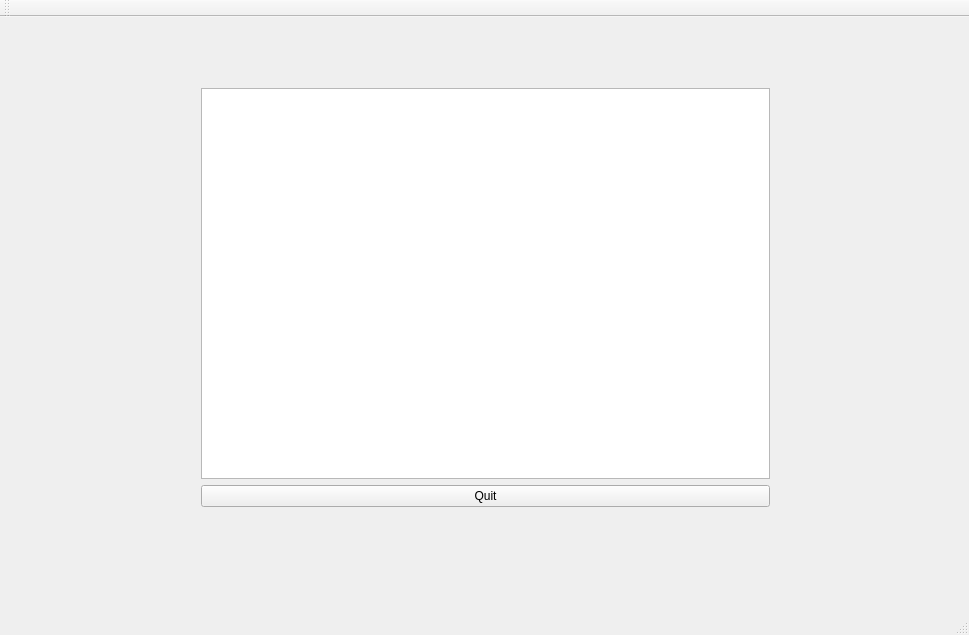
<?xml version="1.0" encoding="UTF-8"?>
<ui version="4.0">
 <class>MainWindow</class>
 <widget class="QMainWindow" name="MainWindow">
  <property name="geometry">
   <rect>
    <x>0</x>
    <y>0</y>
    <width>969</width>
    <height>635</height>
   </rect>
  </property>
  <property name="windowTitle">
   <string>MainWindow</string>
  </property>
  <widget class="QWidget" name="centralWidget">
   <widget class="QWidget" name="layoutWidget">
    <property name="geometry">
     <rect>
      <x>190</x>
      <y>60</y>
      <width>591</width>
      <height>441</height>
     </rect>
    </property>
    <layout class="QVBoxLayout" name="verticalLayout">
     <item>
      <widget class="QTextEdit" name="textEdit"/>
     </item>
     <item>
      <widget class="QPushButton" name="pushButton">
       <property name="cursor">
        <cursorShape>OpenHandCursor</cursorShape>
       </property>
       <property name="text">
        <string>Quit</string>
       </property>
      </widget>
     </item>
    </layout>
   </widget>
  </widget>
  <widget class="QMenuBar" name="menuBar">
   <property name="geometry">
    <rect>
     <x>0</x>
     <y>0</y>
     <width>969</width>
     <height>21</height>
    </rect>
   </property>
  </widget>
  <widget class="QToolBar" name="mainToolBar">
   <attribute name="toolBarArea">
    <enum>TopToolBarArea</enum>
   </attribute>
   <attribute name="toolBarBreak">
    <bool>false</bool>
   </attribute>
  </widget>
  <widget class="QStatusBar" name="statusBar"/>
 </widget>
 <layoutdefault spacing="6" margin="11"/>
 <resources/>
 <connections/>
</ui>
